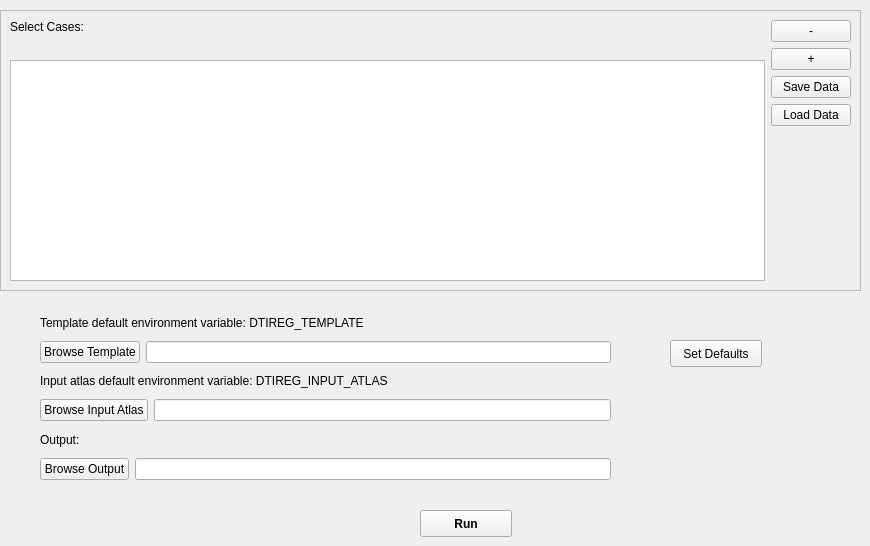
   <widget class="QWidget" name="tab">
    <attribute name="title">
     <string>Input Selection</string>
    </attribute>
    <widget class="QFrame" name="frame">
     <property name="geometry">
      <rect>
       <x>0</x>
       <y>10</y>
       <width>861</width>
       <height>281</height>
      </rect>
     </property>
     <property name="frameShape">
      <enum>QFrame::StyledPanel</enum>
     </property>
     <property name="frameShadow">
      <enum>QFrame::Raised</enum>
     </property>
     <widget class="QWidget" name="horizontalLayoutWidget_2">
      <property name="geometry">
       <rect>
        <x>10</x>
        <y>10</y>
        <width>841</width>
        <height>261</height>
       </rect>
      </property>
      <layout class="QHBoxLayout" name="horizontalLayout_4">
       <item>
        <layout class="QVBoxLayout" name="verticalLayout">
         <item>
          <widget class="QLabel" name="label_2">
           <property name="text">
            <string>Select Cases:</string>
           </property>
          </widget>
         </item>
         <item>
          <widget class="QLabel" name="Select_Cases_QLabel">
           <property name="text">
            <string/>
           </property>
          </widget>
         </item>
         <item>
          <widget class="QListWidget" name="CaseList_QListWidget"/>
         </item>
        </layout>
       </item>
       <item>
        <layout class="QVBoxLayout" name="verticalLayout_3">
         <item>
          <widget class="QPushButton" name="Remove_Case_QPushButton">
           <property name="text">
            <string>-</string>
           </property>
          </widget>
         </item>
         <item>
          <widget class="QPushButton" name="Add_Case_QPushButton">
           <property name="text">
            <string>+</string>
           </property>
          </widget>
         </item>
         <item>
          <widget class="QPushButton" name="Save_Data_QPushButton">
           <property name="text">
            <string>Save Data</string>
           </property>
          </widget>
         </item>
         <item>
          <widget class="QPushButton" name="Load_Data_QPushButton">
           <property name="text">
            <string>Load Data</string>
           </property>
          </widget>
         </item>
         <item>
          <spacer name="verticalSpacer">
           <property name="orientation">
            <enum>Qt::Vertical</enum>
           </property>
           <property name="sizeHint" stdset="0">
            <size>
             <width>20</width>
             <height>40</height>
            </size>
           </property>
          </spacer>
         </item>
        </layout>
       </item>
      </layout>
     </widget>
    </widget>
    <widget class="QPushButton" name="Generate_QPushButton">
     <property name="geometry">
      <rect>
       <x>420</x>
       <y>510</y>
       <width>92</width>
       <height>27</height>
      </rect>
     </property>
     <property name="font">
      <font>
       <weight>75</weight>
       <bold>true</bold>
      </font>
     </property>
     <property name="text">
      <string>Run</string>
     </property>
     <property name="flat">
      <bool>false</bool>
     </property>
    </widget>
    <widget class="QPushButton" name="Default_QPushButton">
     <property name="geometry">
      <rect>
       <x>670</x>
       <y>340</y>
       <width>92</width>
       <height>27</height>
      </rect>
     </property>
     <property name="toolTip">
      <string>The default properties read the template and the input atlas from the environment variables DTIREG_TEMPLATE and DTIREG_INPUT_ATLAS</string>
     </property>
     <property name="text">
      <string>Set Defaults</string>
     </property>
    </widget>
    <widget class="QWidget" name="verticalLayoutWidget_3">
     <property name="geometry">
      <rect>
       <x>40</x>
       <y>310</y>
       <width>571</width>
       <height>170</height>
      </rect>
     </property>
     <layout class="QVBoxLayout" name="verticalLayout_4">
      <item>
       <widget class="QLabel" name="label_14">
        <property name="text">
         <string>Template default environment variable: DTIREG_TEMPLATE</string>
        </property>
       </widget>
      </item>
      <item>
       <layout class="QHBoxLayout" name="horizontalLayout">
        <item>
         <widget class="QPushButton" name="Template_QPushButton">
          <property name="text">
           <string>Browse Template</string>
          </property>
         </widget>
        </item>
        <item>
         <widget class="QLineEdit" name="Template_QLineEdit"/>
        </item>
       </layout>
      </item>
      <item>
       <widget class="QLabel" name="label_15">
        <property name="text">
         <string>Input atlas default environment variable: DTIREG_INPUT_ATLAS</string>
        </property>
       </widget>
      </item>
      <item>
       <layout class="QHBoxLayout" name="horizontalLayout_3">
        <item>
         <widget class="QPushButton" name="Input_Atlas_QPushButton">
          <property name="text">
           <string>Browse Input Atlas</string>
          </property>
         </widget>
        </item>
        <item>
         <widget class="QLineEdit" name="Input_Atlas_QLineEdit"/>
        </item>
       </layout>
      </item>
      <item>
       <widget class="QLabel" name="label">
        <property name="text">
         <string>Output:</string>
        </property>
       </widget>
      </item>
      <item>
       <layout class="QHBoxLayout" name="horizontalLayout_2">
        <item>
         <widget class="QPushButton" name="Browse_Output_QPushButton">
          <property name="text">
           <string>Browse Output</string>
          </property>
         </widget>
        </item>
        <item>
         <widget class="QLineEdit" name="Browse_Output_QLineEdit"/>
        </item>
       </layout>
      </item>
     </layout>
    </widget>
   </widget>
